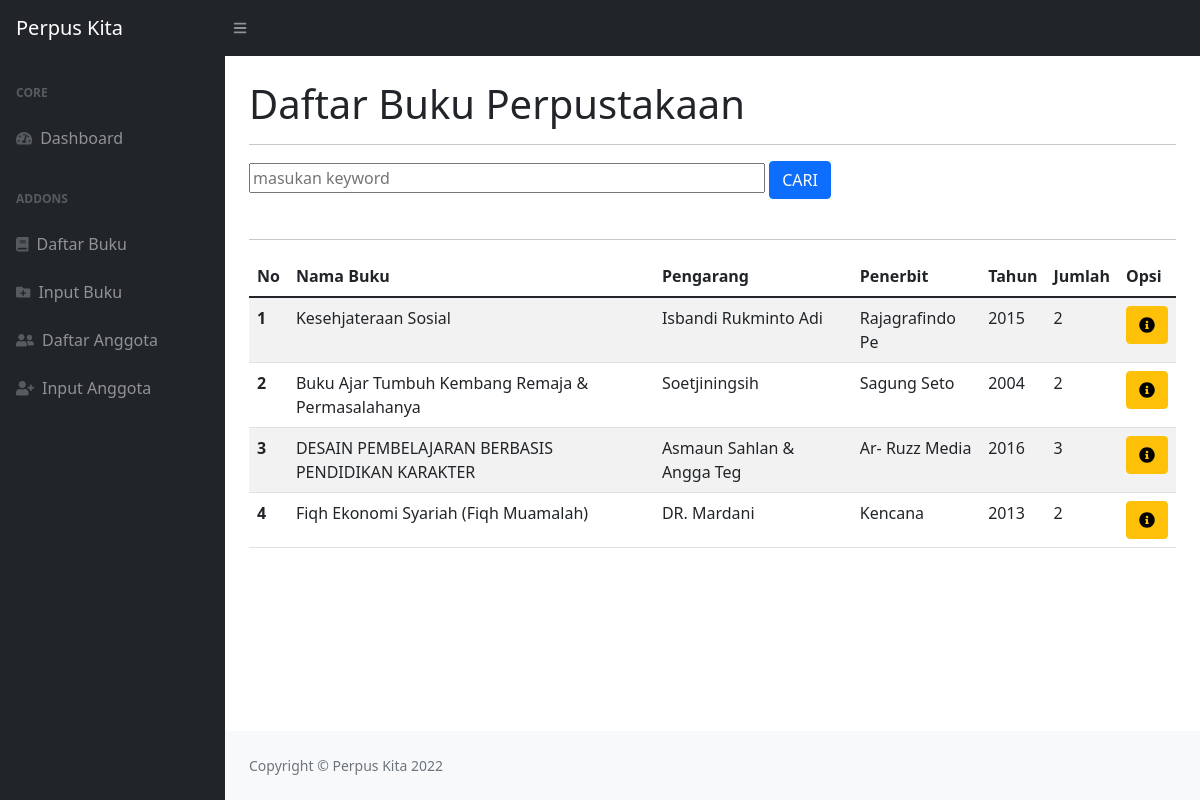
The app's page /buku.php with its own data.
### tables this page shows
CREATE TABLE `buku` (
  `id_buku` int(15) NOT NULL,
  `nm_buku` varchar(50) NOT NULL,
  `pengarang` varchar(25) NOT NULL,
  `penerbit` varchar(15) NOT NULL,
  `tahun` varchar(5) NOT NULL,
  `jumlah` varchar(4) NOT NULL
);

### function.php (called while the page is built, shortened)
<?php
$conn = mysqli_connect('localhost', 'root', '', 'uas_1904030060');
function query($query)
{
  global $conn;
  $result = mysqli_query($conn, $query);
  $rows = [];
  while ($row = mysqli_fetch_assoc($result)) {
    $rows[] = $row;
  }
  return $rows;
}

### buku.php (the view, shortened to what this page needs)
<?php
require 'function.php';
$buku = query("SELECT * FROM buku");
?>
<!DOCTYPE html>
<html lang="en">
<head>
  <link href="https://cdn.jsdelivr.net/npm/simple-datatables@latest/dist/style.css" rel="stylesheet" />
  <link href="css/styles.css" rel="stylesheet" />
</head>
<body class="sb-nav-fixed">
  <nav class="sb-topnav navbar navbar-expand navbar-dark bg-dark">
    <a class="navbar-brand ps-3" href="index.html">Perpus Kita</a>
    <button class="btn btn-link btn-sm order-1 order-lg-0 me-4 me-lg-0" id="sidebarToggle" href="#!"><i class="fas fa-bars"></i></button>
  </nav>
  <div id="layoutSidenav">
    <div id="layoutSidenav_nav">
      <nav class="sb-sidenav accordion sb-sidenav-dark" id="sidenavAccordion">
        <div class="sb-sidenav-menu">
          <div class="nav">
            <div class="sb-sidenav-menu-heading">Core</div>
            <a class="nav-link" href="index.php">
              <div class="sb-nav-link-icon"><i class="fas fa-tachometer-alt"></i></div>
              Dashboard
            </a>
            <div class="sb-sidenav-menu-heading">Addons</div>
            <a class="nav-link" href="buku.php">
              <div class="sb-nav-link-icon"><i class="fas fa-book"></i></div>
              Daftar Buku
            </a>
            <a class="nav-link" href="input_buku.php">
              <div class="sb-nav-link-icon"><i class="fas fa-folder-plus"></i></div>
              Input Buku
            </a>
            <a class="nav-link" href="anggota.php">
              <div class="sb-nav-link-icon"><i class="fas fa-user-friends"></i></div>
              Daftar Anggota
            </a>
            <a class="nav-link" href="input_agt.php">
              <div class="sb-nav-link-icon"><i class="fas fa-user-plus"></i></div>
              Input Anggota
            </a>
          </div>
        </div>
      </nav>
    </div>
    <div id="layoutSidenav_content">
      <main>
        <div class="container-fluid px-4">
          <h1 class="mt-4">Daftar Buku Perpustakaan</h1>
          <hr>
          <form action="" method="POST">
            <input type="text" id="keyword" size="50" name="keyword" placeholder="masukan keyword" autocomplete="off">
            <button type="submit" class="btn btn-primary" name="cari">CARI</button>
          </form>
          <br>
          <hr>
          <table class="table table-striped">
            <thead>
              <tr>
                <th scope="col">No</th>
                <th scope="col">Nama Buku</th>
                <th scope="col">Pengarang</th>
                <th scope="col">Penerbit</th>
                <th scope="col">Tahun</th>
                <th scope="col">Jumlah</th>
                <th scope="col">Opsi</th>
              </tr>
            </thead>
            <tbody>
              <?php $no = 1;  ?>
              <?php foreach ($buku as $bk) : ?>
                <tr>
                  <th scope="row"><?php echo $no; ?></th>
                  <td><?php echo $bk['nm_buku']; ?></td>
                  <td><?php echo $bk['pengarang']; ?></td>
                  <td><?php echo $bk['penerbit']; ?></td>
                  <td><?php echo $bk['tahun']; ?></td>
                  <td><?php echo $bk['jumlah']; ?></td>
                  <td><a href="dbuku.php?id=<?= $bk['id_buku']; ?>" class="btn btn-warning" role="button"><i class="fas fa-info-circle"></i></a></td>
                </tr>
                <?php $no++ ?>
              <?php endforeach ?>
            </tbody>
          </table>
        </div>
      </main>
      <footer class="py-4 bg-light mt-auto">
        <div class="container-fluid px-4">
          <div class="d-flex align-items-center justify-content-between small">
            <div class="text-muted">Copyright &copy; Perpus Kita 2022</div>
          </div>
        </div>
      </footer>
    </div>
  </div>
</body>
</html>

### records on screen
buku: nm_buku "Kesehjateraan Sosial", pengarang "Isbandi Rukminto Adi", penerbit "Rajagrafindo Pe", tahun "2015", jumlah "2"
buku: nm_buku "Buku Ajar Tumbuh Kembang Remaja & Permasalahanya", pengarang "Soetjiningsih", penerbit "Sagung Seto", tahun "2004", jumlah "2"
buku: nm_buku "DESAIN PEMBELAJARAN BERBASIS PENDIDIKAN KARAKTER", pengarang "Asmaun Sahlan & Angga Teg", penerbit "Ar- Ruzz Media", tahun "2016", jumlah "3"
buku: nm_buku "Fiqh Ekonomi Syariah (Fiqh Muamalah)", pengarang "DR. Mardani", penerbit "Kencana", tahun "2013", jumlah "2"
